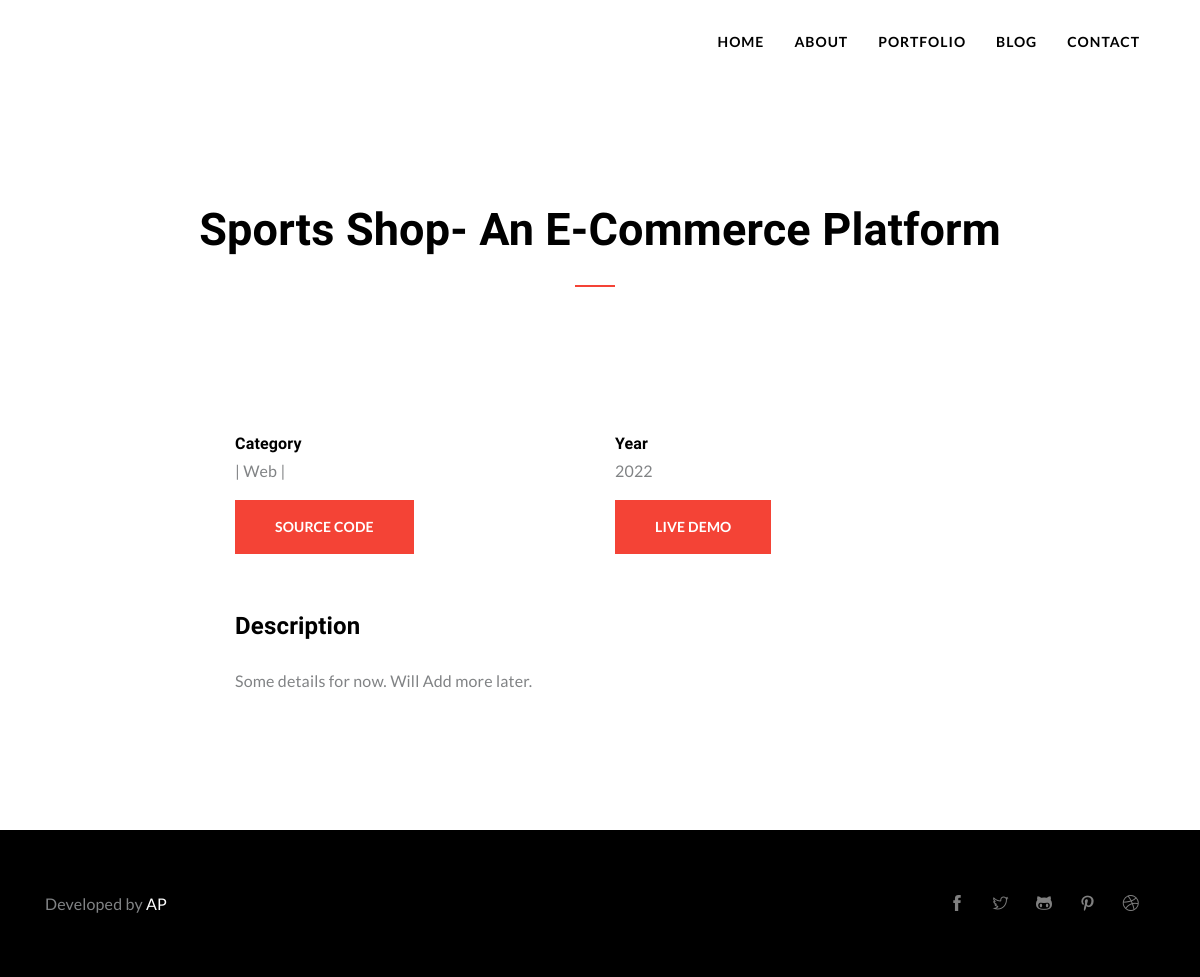
The page /portfolio/1/ on the database its author committed.
### main/models.py (models this page shows, shortened)
class Portfolio(models.Model):
    title = models.CharField(max_length=200, null= True, blank= True)
    description = RichTextUploadingField(null=True, blank=True)
    image = models.ImageField( null= True, blank= True)
    views = models.IntegerField(default=0, null= True, blank= True)
    github_link = models.CharField(max_length=200, null= True, blank= True)
    demo_link = models.CharField(max_length=200, null= True, blank= True)
    date_added = models.DateTimeField(default=timezone.now)
    category = models.ManyToManyField(Category, blank=True, null=True)

class Category(models.Model):
    title = models.CharField(max_length=200, null= True, blank= True)
    def __str__(self):
        return self.title

### main/views.py (the view)
# urls.py: path('portfolio/<str:pk>/', views.detailportfolio, name='detailportfolio'),
def detailportfolio(request,pk):
    project = Portfolio.objects.get(id=pk)
    context={
        "project": project
    }
    return render(request,"main/portfolio-single3.html", context)

### main/templates/main/portfolio-single3.html
{% extends 'main/base.html' %}
{% load static %}
{% block content %}
<section class="page-title section pb-0">
  <div class="container">
    <div class="row">
      <div class="col-lg-12">
        <div class="text-center">
          <h1 class="text-capitalize mb-0 text-lg">{{project.title}}</h1>
        </div>
      </div>
    </div>
  </div>
</section>
<section class="section portfolio-single">
	<div class="container">
		<div class="row justify-content-center">
			<div class="col-lg-8">
				<div class="row mt-4">
					<div class="col-lg-6">
						<div class="info">
							<h5 class="mb-0">Category</h5>
							<p>{% for i in project.category.all %} | {{i}} | {% endfor %}</p>
						</div>
						<div class="info">
							<a href="{{project.github_link}}" class="btn btn-main btn-small">Source Code</a>
						</div>
					</div>
					<div class="col-lg-6">
						<div class="info">
							<h5 class="mb-0">Year</h5>
							<p>{{project.date_added | date:"Y"}}</p>
						</div>
						<div class="info">
							<a href="{{project.demo_link}}" class="btn btn-main btn-small">Live Demo</a>
						</div>
					</div>
				</div>
				<br><br>
				<div class="project-info">
					<h3 class="mb-4">Description</h3>
					<p> {{project.description | safe}}
					</p>
				</div>
			</div>
		</div>
	</div>
</section>
{% endblock content %}

### static/css/style.css (style rules this page uses)
html { overflow-x: hidden; }
body { font-family: "Lato", sans-serif; -webkit-font-smoothing: antialiased; font-size: 16px; font-weight: 400; letter-spacing: 0.166667px; line-height: 1.7em; color: #818385; }
p { color: #818385; }
h1, .h1, h2, .h2, h3, .h3, h4, .h4, h5, .h5, h6, .h6 { font-family: "Work Sans", sans-serif; color: #000; font-weight: 600; }
h1, .h1 { font-size: 45px; text-transform: none; }
h3, .h3 { font-size: 24px; line-height: 34px; }
h5, .h5 { font-size: 16px; line-height: 26px; }
.section { padding: 120px 0px; }
.btn { padding: 18px 38px; border: 2px solid transparent; text-transform: uppercase; border-radius: 0px; font-size: 14px; line-height: 14px; font-weight: 600; box-shadow: rgb(153, 153, 153) 0px 0px 0px 0px; }
.btn-main { background: #f44336; color: #fff; }
a { color: #000; transition: all 0.25s ease; }
.page-title h1 { position: relative; padding-bottom: 30px; }
.page-title h1:after { position: absolute; content: ""; left: 50%; bottom: 0px; width: 40px; height: 2px; margin-left: -25px; background: #f44336; }
.info a { margin-right: 10px; }

### rows shown on the page
Portfolio: title "Sports Shop- An E-Commerce Platform", date_added "2022", description "Some details for now. Will Add more later."
Category: title "Web"
